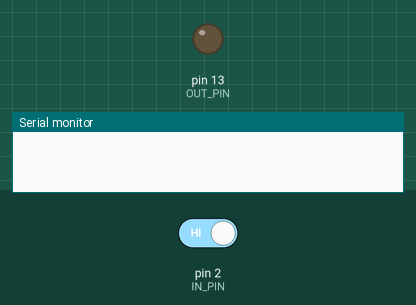
This sketch was run on a simulated Arduino Uno, built with avr-gcc and run on an emulated ATmega328P. Parts: output pins drawn as LEDs (lit = HIGH), the last lines printed to the serial monitor. The inputs (shaded band) are chosen by the test bench; at power-on: pin 2 (IN_PIN) HIGH.

Above: at 1.2 s.
1.3 s: pin 2 (IN_PIN) driven LOW
At 1.9 s:
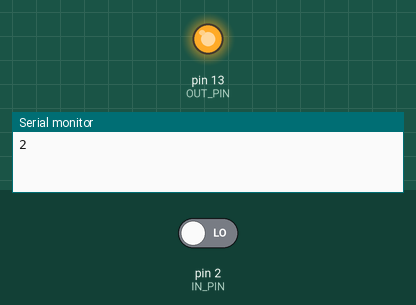
2.8 s: pin 2 (IN_PIN) driven HIGH
At 3.1 s:
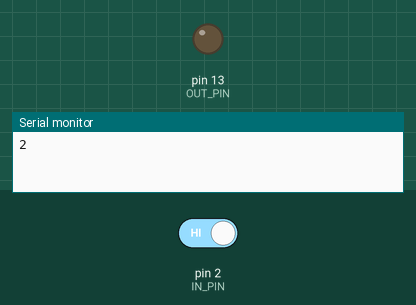
Timing chart, 0 to 5.8 s (numbered marks = the images above; inputs shaded):
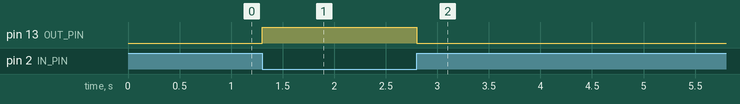

The sketch:

light_and_button.ino
```cpp
#define IN_PIN 2
#define OUT_PIN 13

void setup() {
  // put your setup code here, to run once:
  pinMode(IN_PIN, INPUT);
  pinMode(OUT_PIN, OUTPUT);
  Serial.begin(9600);
  interrupts();

  digitalWrite(OUT_PIN, LOW);
  attachInterrupt(digitalPinToInterrupt(IN_PIN), &button_status_changed, CHANGE);
}


void button_status_changed() {
  if (digitalRead(IN_PIN) == LOW) {
    digitalWrite(OUT_PIN, HIGH);
    Serial.println(IN_PIN);
  } else {
    digitalWrite(OUT_PIN, LOW);
  }
}

void loop() {
  // put your main code here, to run repeatedly:
}
```

Measured:
- after the input at 1.3 s, pin 13 (OUT_PIN): LOW → HIGH at once
- after the input at 2.8 s, pin 13 (OUT_PIN): HIGH → LOW at once
